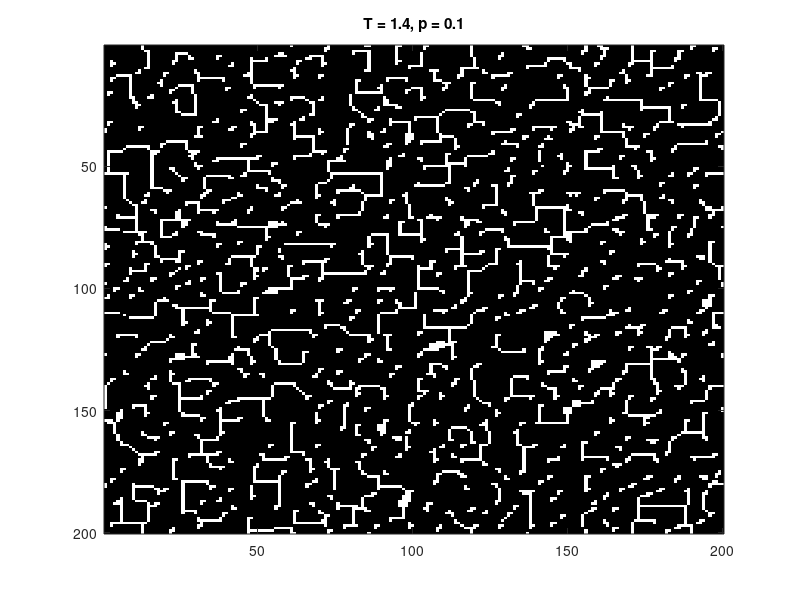
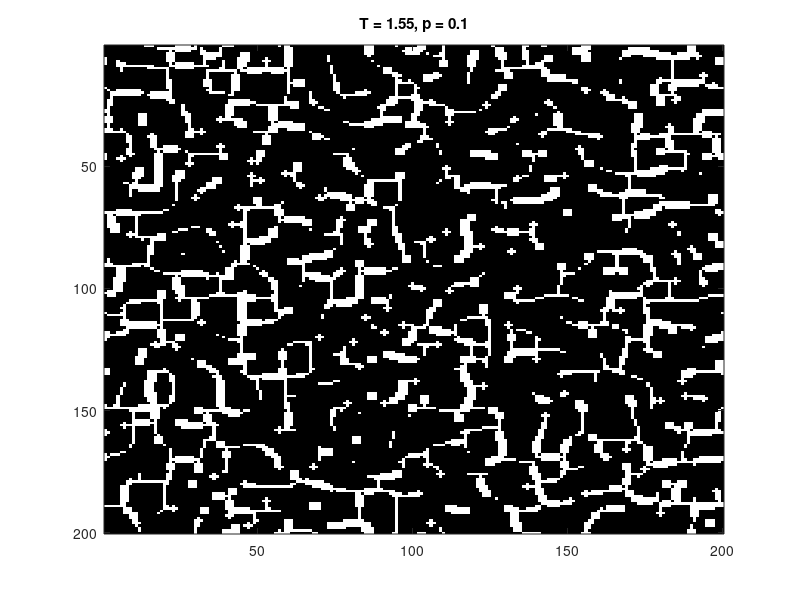
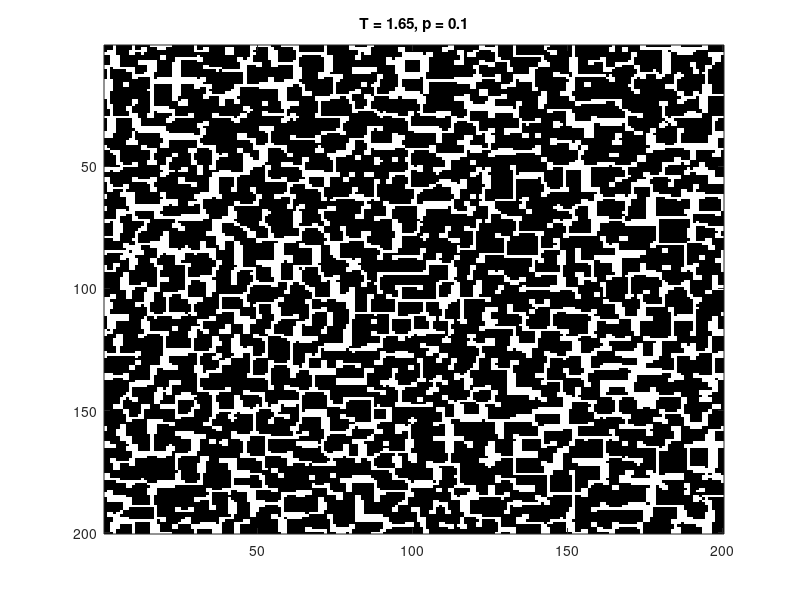
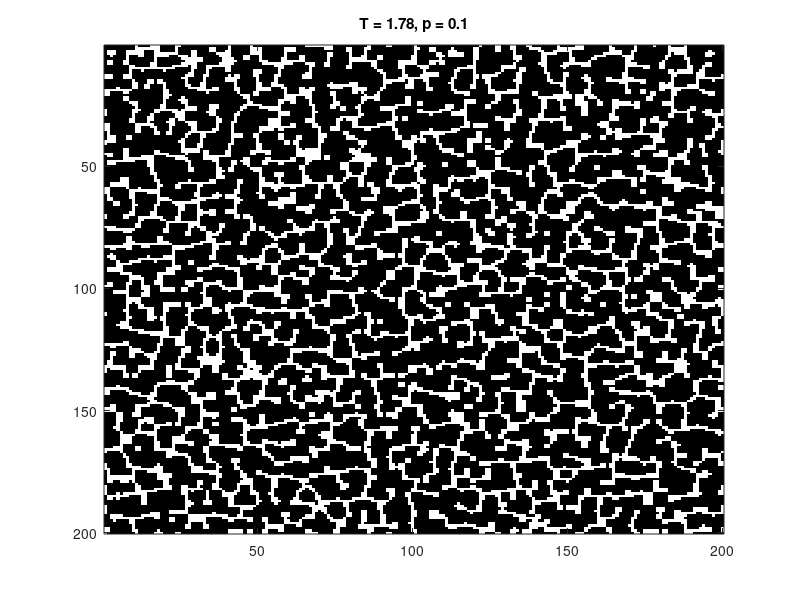

Reproduce these figures in MATLAB, in order.
% Clear all and close all before running. Produces plots from datafiles
% with all chosen p. Has "hold on" on figures.

%% 
% pstr = num2str(p);
% pstr = strrep(pstr,'.',',');

p1 = load('data/pd_relevant_tvals_L=200_steps=200_p=0,1.mat');
p4 = load('data/pd_relevant_tvals_L=200_steps=200_p=0,4.mat');
p7 = load('data/pd_relevant_tvals_L=200_steps=200_p=0,7.mat');

p = [p1.data p4.data p7.data];
%close all

n = size(p(1).dens_data);
n = n(1)
L = 200;
len = size(p(1).dens_data);
len = len(2)

Tvals = [1.4 1.55 1.65 1.78 1.9 2.1];
pvals = [0.1 0.4 0.7];

f = [];

%% Plot density 
final_dens = zeros(length(p), n);
for l=1:length(p)
    for k=1:n
        final_dens(l,k) = mean(p(l).dens_data(k, len-25:len));
    end
end

f(1) = figure(1);
x = 1:n;
y = [final_dens(1,:); final_dens(2,:); final_dens(3,:)]';
bh1 = bar(x, y);
set(bh1,{'DisplayName'}, {['p = 0.1']; ['p = 0.4']; ['p = 0.7']})
legend('-DynamicLegend')

set(gca, 'XTick', 1:n, 'XTickLabel', Tvals, 'FontSize', 16')

xlabel('Defector to Collaborator reward')
ylabel('Equilibrium C density')

%% Plot cluster counts
deffector_clusters = zeros(length(p),n);
cooperator_clusters = zeros(length(p), n);
for l=1:length(p)
    for k=1:n
        grid = reshape(p(l).grid_data(k,:,:), [L L]);
        [~, deffector_clusters(l,k)] = bwlabel(grid, 8);
        [~, cooperator_clusters(l,k)] = bwlabel(not(grid), 8);
    end
end

f(2) = figure(2);
x = 1:n;
y = [cooperator_clusters(1,:); cooperator_clusters(2,:); cooperator_clusters(3,:)]';
bh2 = bar(x, y);

set(bh2,{'DisplayName'}, {['p = 0.1']; ['p = 0.4']; ['p = 0.7']})
legend('-DynamicLegend')

set(gca, 'XTick', 1:n, 'XTickLabel', Tvals, 'FontSize', 16')

xlabel('Defector to Collaborator reward')
ylabel('Number of clusters')

% Show grid
% figure(3)
% colormap([0,0,0;1,1,1])
% for k=1:n
%     grid = reshape(p(1).grid_data(k,:,:), [L L]);
%     imagesc(grid, [0 1])
%     title(['T = ' num2str(Tvals(k))])
%     drawnow
%     pause(0.2)
% end
figs = [];
for l=1:length(p)
    for k=1:n
        f = figure;
        colormap([0,0,0;1,1,1])
        figs = [figs f];
        grid = reshape(p(l).grid_data(k,:,:), [L L]);
        imagesc(grid, [0 1])
        title(['T = ' num2str(Tvals(k)) ', p = ' num2str(pvals(l))])
        %drawnow
        %pause(0.2)
        dir = ['figs/grid_figs/'];
        figname = ['T=' num2str(Tvals(k)) 'p=' num2str(pvals(l))];
        figname = strrep(figname, '.', ',');
        saveas(f, [dir figname],'png')
        close(f)
    end
end





